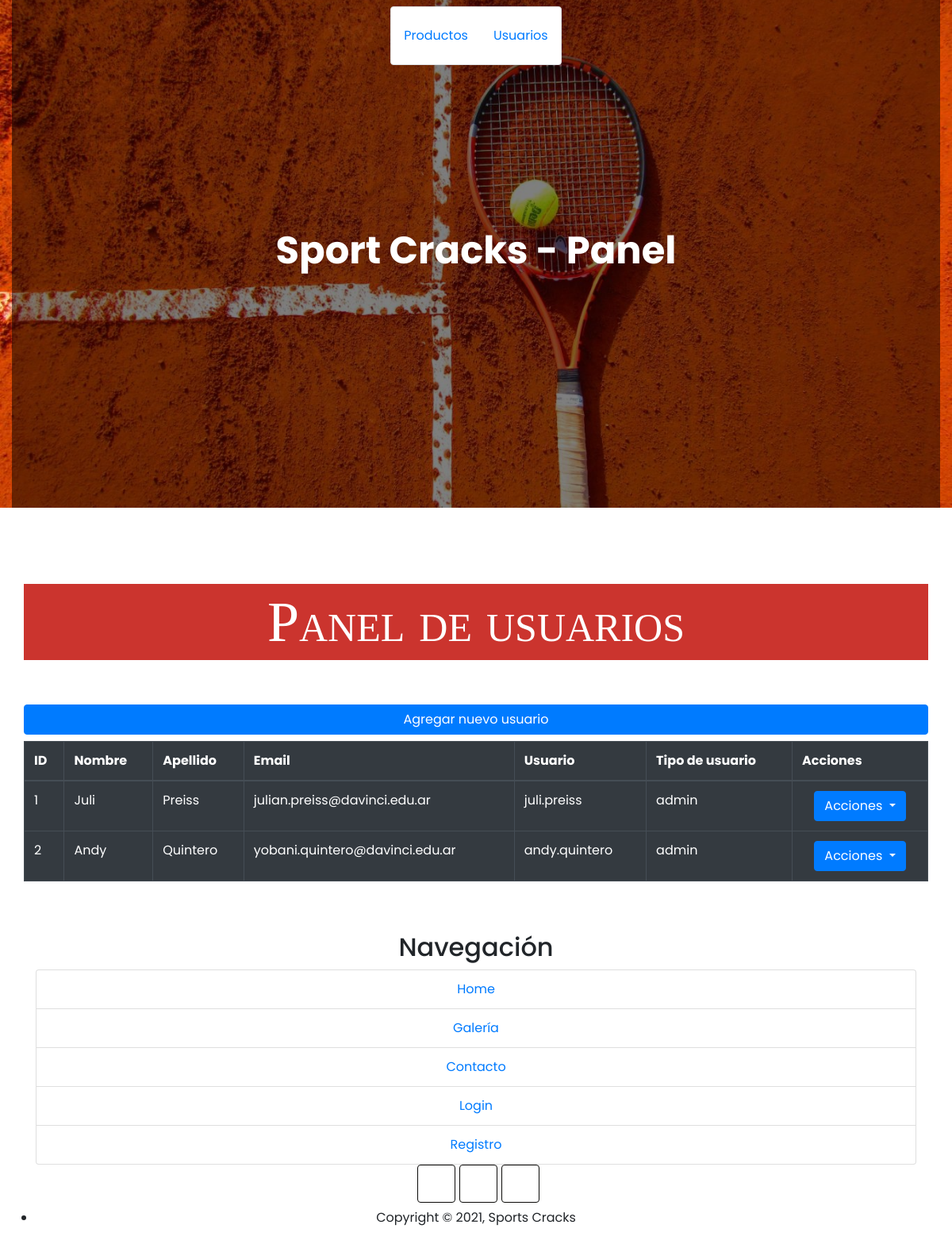
Page /panel/index.php?seccion=usuarios&status=errorenproceso (signed in) on the committed database.
### tables this page shows
CREATE TABLE usuarios
(
	id_usuario	 	INT UNSIGNED AUTO_INCREMENT NOT NULL PRIMARY KEY,
	nombre			VARCHAR(80) 			NOT NULL, 
	apellido		VARCHAR(80)			NOT NULL, 
	email			VARCHAR(100) 	UNIQUE		NOT NULL,
	usuario		VARCHAR(80) 	UNIQUE		NOT NULL, 
	password		VARCHAR(80) 			NOT NULL,
	id_fk_tipo	    	TINYINT UNSIGNED            NOT NULL,

	FOREIGN KEY(id_fk_tipo) REFERENCES tipo_usuarios(id_tipo) ON DELETE CASCADE ON UPDATE CASCADE

);

CREATE TABLE tipo_usuarios
(
	id_tipo 	TINYINT UNSIGNED AUTO_INCREMENT NOT NULL PRIMARY KEY,
	tipo 		VARCHAR(80)			NOT NULL

);

### panel/secciones/usuarios.php (the view, shortened to what this page needs)
<?php
$s_usuario= 'SELECT id_usuario, nombre, apellido, email, usuario, tipo
FROM usuarios
JOIN tipo_usuarios ON id_tipo = id_fk_tipo;';
$res_usuario= mysqli_query($cnx, $s_usuario);
?>
<section class="container my-5">
	<div class="row">
		<h2 class="col-12 text-center display-3 my-5">Panel de usuarios</h2>
		<a href="index.php?seccion=alta_usuario" class="col-12 btn btn-primary float-center my-2">Agregar nuevo usuario</a>
		<table class="table table-bordered table-dark">
			<thead>
				<tr>
					<th>ID</th>
					<th>Nombre</th>
					<th>Apellido</th>
					<th>Email</th>
					<th>Usuario</th>
					<th>Tipo de usuario</th>
					<th>Acciones</th>
				</tr>
			</thead>
			<tbody>
			<?php
				while ($usuario = mysqli_fetch_assoc($res_usuario)):
			?>
				<tr>
					<td><?= $usuario['id_usuario'] ?></td>
					<td><?= $usuario['nombre'] ?></td>
					<td><?= $usuario['apellido'] ?></td>
					<td><?= $usuario['email'] ?></td>
					<td><?= $usuario['usuario'] ?></td>
					<td><?= $usuario['tipo'] ?></td>
					<td class="text-center">
						<div class="dropdown">
						    <button class="btn btn-primary dropdown-toggle" type="button"
						            id="<?= $usuario['id_usuario'] ?>" data-toggle="dropdown"
						            aria-haspopup="true"
						            aria-expanded="false">
						        Acciones
						    </button>
						</div>
					</td>
				</tr>
			<?php
				endwhile;
			?>
			</tbody>
		</table>
	</div>
</section>

### recursos/css/estilos.css (style rules this page uses)
body, html { height: 100%; }
main h2 { font: bold small-caps 24px 'Trebuchet Ms'; background: #CB342E; color: white; padding: 5px; margin: 20px 0 5px 0; }

### rows in the picture
usuarios: id_usuario "1", nombre "Juli", apellido "Preiss", email "julian.preiss@davinci.edu.ar", usuario "juli.preiss", id_fk_tipo.tipo "admin"
usuarios: id_usuario "2", nombre "Andy", apellido "Quintero", email "yobani.quintero@davinci.edu.ar", usuario "andy.quintero", id_fk_tipo.tipo "admin"

### other values in the picture
$seccion "Productos"
$seccion "Usuarios"
